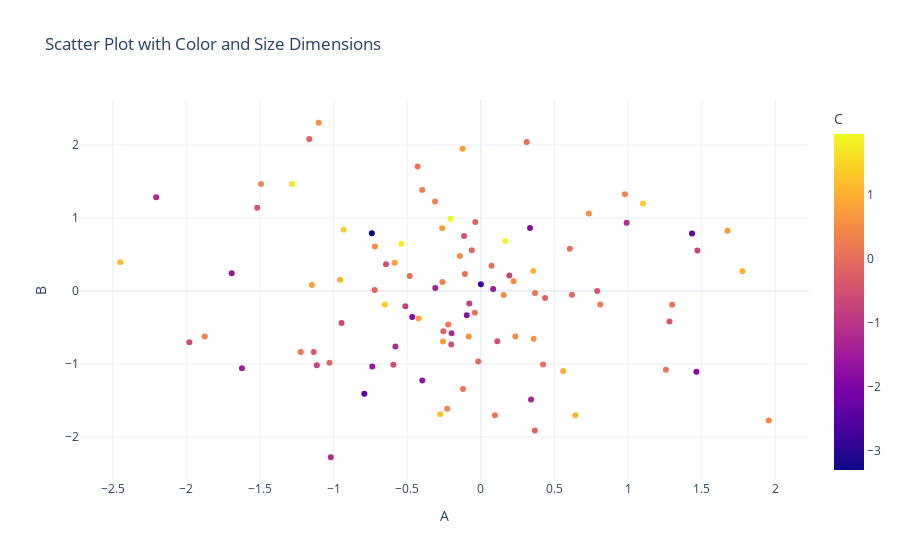

The notebook cell this image was saved under:
### Code cell
# Scatter plot with color dimension
fig = px.scatter(df, x='A', y='B', color='C', size_max=15,
                 title='Scatter Plot with Color and Size Dimensions')
fig.show()
